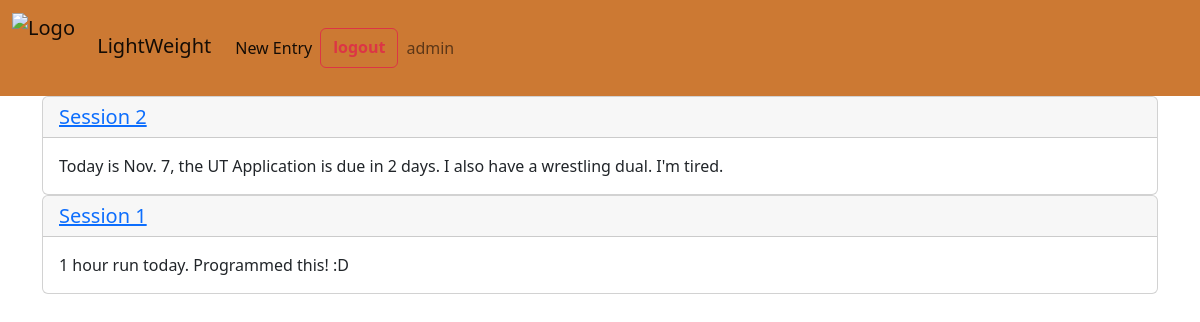
The app's page / (signed in) with its own data.
### item/models.py (models this page shows, shortened)
class Entry(models.Model):
    title = models.CharField(max_length = 100)
    routine = models.CharField(max_length = 400)
    date = models.DateField(datetime.date.today(),
                                default='null')

### log/views.py (the view)
# urls.py: 2. Add a URL to urlpatterns:  path('', views.home, name='home')
@login_required
def home(request):
    entries = Entry.objects.order_by('-pk')
    context = {'entries': entries}
    return render(request, "log/home.html", context)

### log/templates/log/home.html (shortened to what this page needs)
{% extends 'base.html' %}
{% block content %}
{% if entries %}
{% for entry in entries %}
    <div class="card">
        <h5 class="card-header"><a href="{% url 'detail' entry.id %}">{{entry.title}}</a></h5>
            <div class="card-body">
        <p class="card-text">{{entry.routine}}</p>
            </div>
    </div>
{% endfor %}
{% else %}
    <p>No entries have been made.</p>
{% endif %}
{% endblock %}

### log/templates/icon.html (shortened to what this page needs)
{% load static %}
<nav class="navbar navbar-expand-lg" style="background-color: #cc7933;">
  <div class="container-fluid">
    <a class="navbar-brand" href="{% url 'home' %}">
      <img src="{% static 'log/cow_man.png' %}" alt="Logo" width="80" height="70" class="d-inline-block align-text-center">
      LightWeight</a>
    <div class="collapse navbar-collapse" id="navbarNavAltMarkup">
      <div class="navbar-nav">
        <a class="nav-item nav-link active" href="{% url 'user' %}">New Entry</a>
        {% if user.is_authenticated %}
          <a class="btn btn-outline-danger my-2 my-sm-0" href="{% url 'logout' %}"><strong>logout</strong></a>
          <span class="nav-item nav-link">{{ user.username }}</span>
        {% else %}
        <a class="btn btn-outline-info my-2 my-sm-0" href="{% url 'signup' %}">signup</a>
        <a class="btn btn-outline-success my-2 my-sm-0" href="{% url 'login' %}">login</a>
        {% endif %}
      </div>
    </div>
  </div>
</nav>

### records on screen
Entry: title "Session 2", routine "Today is Nov. 7, the UT Application is due in 2 days. I also have a wrestling dual. I'm tired."
Entry: title "Session 1", routine "1 hour run today. Programmed this! :D"

### other values on screen
{{ user.username }} "admin"
